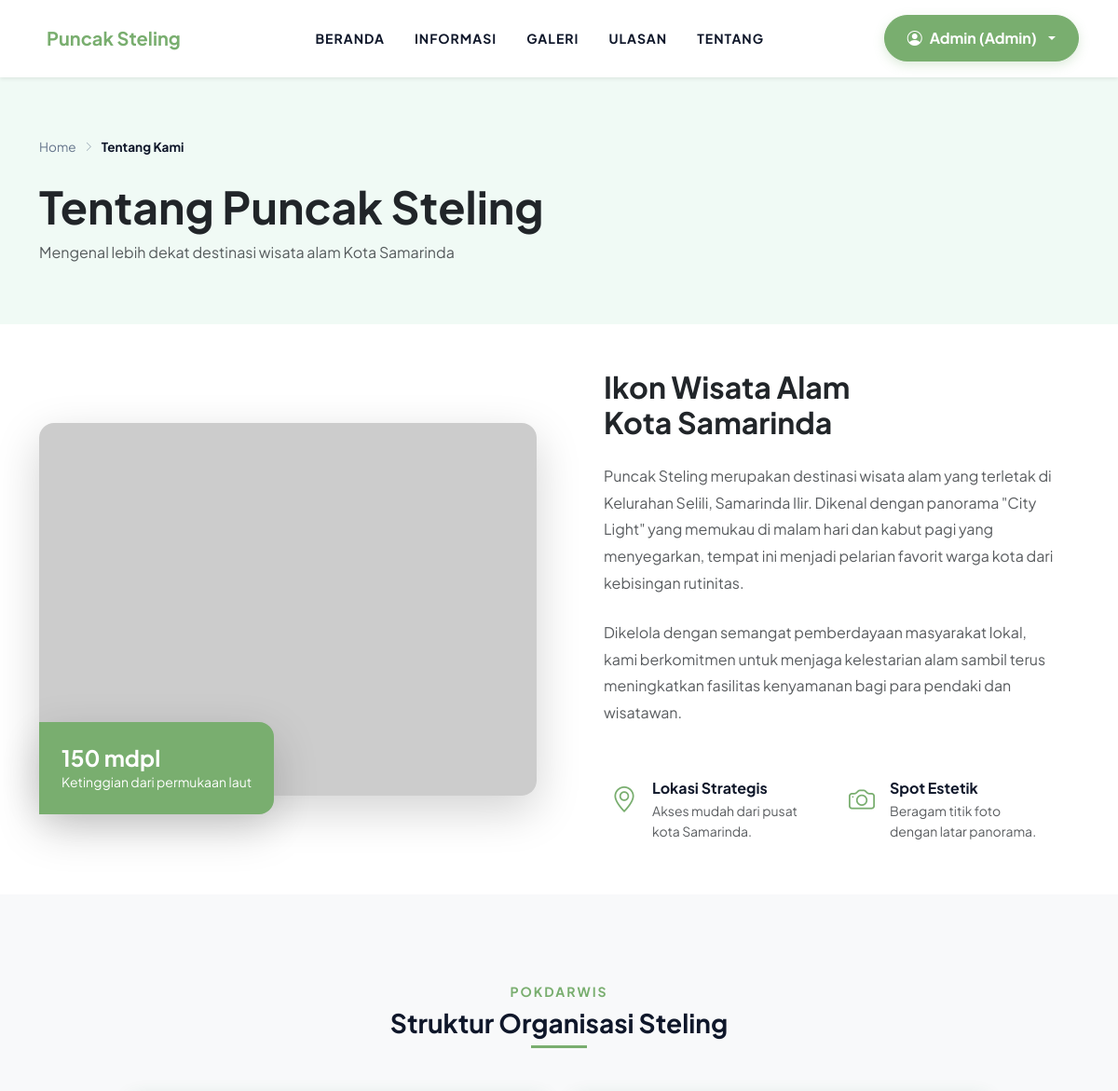
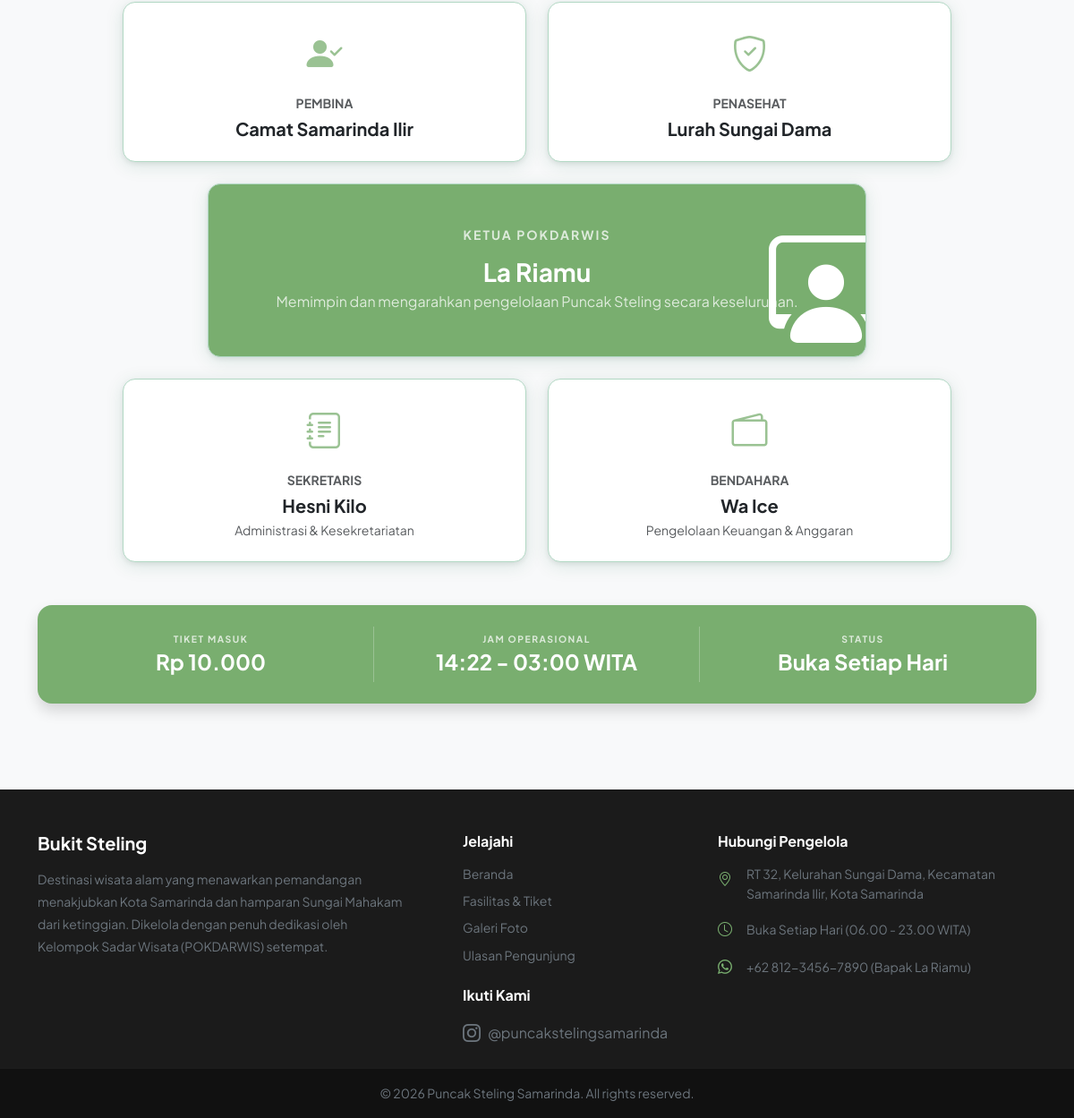
Screenshot of /views/public/tentang.php (signed in) with the database file from the repository (2 pictures, top to bottom).
### tables this page shows
CREATE TABLE `tb_informasi` (
  `id_info` int NOT NULL,
  `harga_tiket` int NOT NULL,
  `jam_buka` time NOT NULL,
  `jam_tutup` time NOT NULL,
  `deskripsi` text,
  `tata_tertib` text
);

### views/public/tentang.php (the view, shortened to what this page needs)
<?php
include '../../config/koneksi.php';
include '../templates/header.php';
include '../templates/navbar_public.php';
$query_info = mysqli_query($koneksi, "SELECT * FROM tb_informasi LIMIT 1");
$info = mysqli_fetch_assoc($query_info);
?>
<link rel="stylesheet" href="https://cdnjs.cloudflare.com/ajax/libs/animate.css/4.1.1/animate.min.css"/>
<div id="app-tentang" class="min-vh-100 bg-white overflow-hidden">
    <section class="py-5 border-b border-light bg-light-green animate__animated animate__fadeIn">
        <div class="container py-3">
            <nav class="breadcrumb-custom mb-4">
                <a href="beranda.php" class="breadcrumb-link">Home</a>
                <i class="bi bi-chevron-right breadcrumb-separator"></i>
                <span class="breadcrumb-current">Tentang Kami</span>
            </nav>
            <h1 class="display-5 fw-bold text-dark mb-0 animate__animated animate__fadeInDown">Tentang Puncak Steling</h1>
            <p class="text-muted mt-2 mb-0 animate__animated animate__fadeInUp" style="animation-delay: 0.2s;">Mengenal lebih dekat destinasi wisata alam Kota Samarinda</p>
        </div>
    </section>
    <section class="py-5 lg:py-20">
        <div class="container">
            <div class="row g-5 align-items-center">
                <div class="col-lg-6 animate__animated animate__fadeInLeft" style="animation-delay: 0.3s;">
                    <div class="position-relative">
                        <img src="../../assets/img/fasilitas/Puncak Steling.JPG" class="img-fluid rounded-4 shadow-lg w-100 hover-up" alt="Puncak Steling View" onerror="this.src='https://via.placeholder.com/800x600?text=Indahnya+Puncak+Steling'">
                        <div class="position-absolute bottom-0 start-0 bg-primary-custom text-white p-4 rounded-end-4 d-none d-md-block shadow-lg" style="margin-bottom: -20px;">
                            <h4 class="fw-bold mb-0">{{ displayHeight }} mdpl</h4>
                            <p class="small mb-0">Ketinggian dari permukaan laut</p>
                        </div>
                    </div>
                </div>
                <div class="col-lg-6 px-lg-5 animate__animated animate__fadeInRight" style="animation-delay: 0.4s;">
                    <h2 class="fw-bold text-dark mb-4">Ikon Wisata Alam <br>Kota Samarinda</h2>
                    <p class="text-muted mb-4 text-relaxed">
                        Puncak Steling merupakan destinasi wisata alam yang terletak di Kelurahan Selili, Samarinda Ilir. Dikenal dengan panorama "City Light" yang memukau di malam hari dan kabut pagi yang menyegarkan, tempat ini menjadi pelarian favorit warga kota dari kebisingan rutinitas.
                    </p>
                    <p class="text-muted mb-5 text-relaxed">
                        Dikelola dengan semangat pemberdayaan masyarakat lokal, kami berkomitmen untuk menjaga kelestarian alam sambil terus meningkatkan fasilitas kenyamanan bagi para pendaki dan wisatawan.
                    </p>
                    <div class="row g-4">
                        <div class="col-6" v-for="item in highlights" :key="item.title">
                            <div class="d-flex align-items-start gap-3 hover-up p-2 rounded-3">
                                <div class="text-primary-custom fs-3"><i :class="'bi ' + item.icon"></i></div>
                                <div>
                                    <h6 class="fw-bold mb-1">{{ item.title }}</h6>
                                    <p class="small text-muted mb-0">{{ item.desc }}</p>
                                </div>
                            </div>
                        </div>
                    </div>
                </div>
            </div>
        </div>
    </section>
    <section class="py-5 bg-light">
        <div class="container py-5">
            <div class="text-center mb-5 animate__animated animate__fadeIn">
                <h6 class="text-primary-custom fw-bold text-uppercase small mb-2 text-letter-2px">POKDARWIS</h6>
                <h3 class="fw-bold">Struktur Organisasi Steling</h3>
                <div class="bg-primary-custom mx-auto" style="width: 60px; height: 3px;"></div>
            </div>
            <div class="row justify-content-center g-4">
                <div class="col-md-5" v-for="(lead, index) in leaders" :key="lead.name">
                    <div class="card card-custom border-0 shadow-sm p-4 h-100 bg-white text-center animate__animated animate__zoomIn" :style="'animation-delay: ' + (0.5 + (index * 0.1)) + 's'">
                        <div class="mb-3 text-primary-custom opacity-75">
                            <i :class="'bi ' + lead.icon + ' fs-1'"></i>
                        </div>
                        <h6 class="text-muted small fw-bold text-uppercase mb-2">{{ lead.role }}</h6>
                        <h5 class="fw-bold text-dark mb-0">{{ lead.name }}</h5>
                    </div>
                </div>
                <div class="col-md-8 mt-4 animate__animated animate__fadeInUp" style="animation-delay: 0.7s;">
                    <div class="card card-custom border-0 shadow-sm p-5 bg-primary-custom text-white text-center hover-up position-relative overflow-hidden">
                        <div class="position-relative" style="z-index: 2;">
                            <h6 class="text-uppercase small fw-bold mb-3 opacity-75 text-letter-2px">Ketua POKDARWIS</h6>
                            <h3 class="fw-bold mb-1">La Riamu</h3>
                            <p class="mb-0 opacity-75">Memimpin dan mengarahkan pengelolaan Puncak Steling secara keseluruhan.</p>
                        </div>
                        <i class="bi bi-person-workspace position-absolute opacity-10" style="font-size: 8rem; right: -20px; bottom: -20px;"></i>
                    </div>
                </div>
                <div class="col-md-5 mt-4" v-for="(staff, index) in staffMembers" :key="staff.name">
                    <div class="card card-custom border-0 shadow-sm p-4 h-100 bg-white text-center animate__animated animate__zoomIn" :style="'animation-delay: ' + (0.8 + (index * 0.1)) + 's'">
                        <div class="mb-3 text-primary-custom opacity-75">
                            <i :class="'bi ' + staff.icon + ' fs-1'"></i>
                        </div>
                        <h6 class="text-muted small fw-bold text-uppercase mb-2">{{ staff.role }}</h6>
                        <h5 class="fw-bold text-dark mb-1">{{ staff.name }}</h5>
                        <p class="small text-muted mb-0">{{ staff.desc }}</p>
                    </div>
                </div>
            </div>
            <div class="mt-5 p-4 rounded-4 bg-primary-custom text-white text-center shadow animate__animated animate__fadeInUp" style="animation-delay: 1s;">
                <div class="row align-items-center">
                    <div class="col-md-4 border-end border-white border-opacity-25 py-2">
                        <h6 class="text-uppercase-xs fw-bold opacity-75 mb-1">Tiket Masuk</h6>
                        <h4 class="fw-bold mb-0">Rp <?php echo number_format($info['harga_tiket'], 0, ',', '.'); ?></h4>
                    </div>
                    <div class="col-md-4 border-end border-white border-opacity-25 py-2">
                        <h6 class="text-uppercase-xs fw-bold opacity-75 mb-1">Jam Operasional</h6>
                        <h4 class="fw-bold mb-0"><?php echo date('H:i', strtotime($info['jam_buka'])); ?> - <?php echo date('H:i', strtotime($info['jam_tutup'])); ?> WITA</h4>
                    </div>
                    <div class="col-md-4 py-2">
                        <h6 class="text-uppercase-xs fw-bold opacity-75 mb-1">Status</h6>
                        <h4 class="fw-bold mb-0">Buka Setiap Hari</h4>
                    </div>
                </div>
            </div>
        </div>
    </section>
</div>
<?php include '../templates/footer.php'; ?>

### assets/css/style.css (style rules this page uses)
:root { --primary: #79AE6F; --primary-dark: #346739; --primary-light: #9FCB98; --primary-subtle: #F2EDC2; --secondary: #6366f1; --bg-light: #f8fafc; --white: #ffffff; --text-dark: #0f172a; --text-muted: #64748b; --border-color: #e2e8f0; --shadow-sm: 0 1px 3px 0 rgb(0 0 0 / 0.1), 0 1px 2px -1px rgb(0 0 0 / 0.1); --shadow-md: 0 4px 6px -1px rgb(0 0 0 / 0.1), 0 2px 4px -2px rgb(0 0 0 / 0.1); --shadow-lg: 0 10px 15px -3px rgb(0 0 0 / 0.1), 0 4px 6px -4px rgb(0 0 0 / 0.1); --shadow-xl: 0 20px 25px -5px rgb(0 0 0 / 0.1), 0 8px 10px -6px rgb(0 0 0 / 0.1); --radius-md: 12px; --radius-lg: 20px; --radius-xl: 32px; }
html, body { scroll-behavior: smooth; }
body { font-family: 'Plus Jakarta Sans', sans-serif; background-color: var(--bg-light); color: var(--text-dark); line-height: 1.6; overflow-x: hidden; }
.text-primary-custom { color: var(--primary) !important; }
.bg-primary-custom { background-color: var(--primary) !important; }
.breadcrumb-custom { display: flex; align-items: center; gap: 0.5rem; font-size: 0.85rem; }
.breadcrumb-link { text-decoration: none; color: var(--text-muted); transition: color 0.3s ease; }
.breadcrumb-separator { font-size: 0.7rem; color: var(--text-muted); opacity: 0.6; }
.breadcrumb-current { color: var(--text-dark); font-weight: 700; }
.card-custom { border: 1px solid #b2d8c4 !important; box-shadow: 0 4px 20px rgba(0, 100, 60, 0.13), 0 2px 6px rgba(0, 0, 0, 0.08) !important; border-radius: 14px !important; transition: all 0.2s ease; background-color: var(--white); }
.bg-light-green { background-color: #F0FAF5; }
.text-uppercase-xs { text-transform: uppercase; font-size: 0.65rem; letter-spacing: 1.5px; }
.text-letter-2px { letter-spacing: 2px; }
.text-relaxed { line-height: 1.8; }

### rows the page displays
tb_informasi: harga_tiket "10.000", jam_buka "14:22", jam_tutup "03:00"

### other values shown
$nama "Admin"
